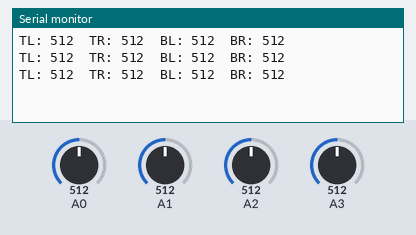
A sketch run on a simulated Arduino Uno, built with avr-gcc and run on an emulated ATmega328P. On the bench: the last lines printed to the serial monitor. Inputs (shaded band) come from the test bench; at power-on: A0 = 512, A1 = 512, A2 = 512, A3 = 512.

Above: at 1.3 s.
1.4 s: A0 set to 716
At 1.9 s:
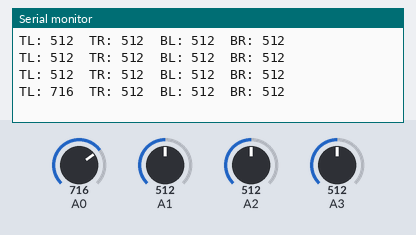
2.9 s: A1 set to 716
At 3.4 s:
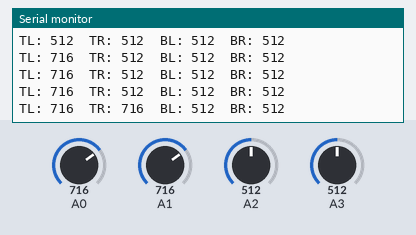
4.4 s: A2 set to 716
At 4.9 s:
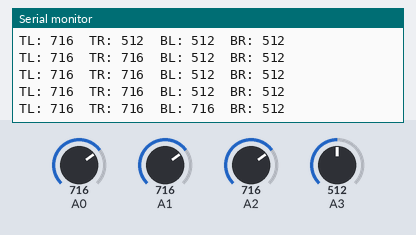
5.9 s: A3 set to 716
At 6.4 s:
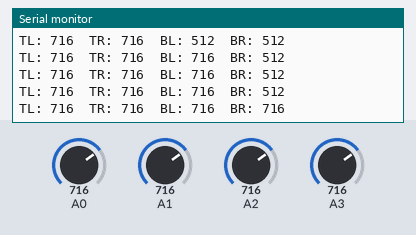
7.4 s: A0 set to 992
At 7.9 s:
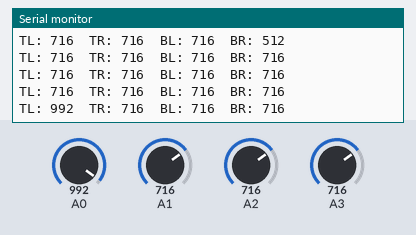
8.9 s: A1 set to 992
At 9.4 s:
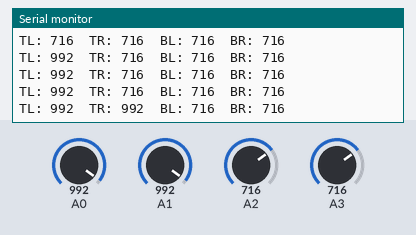
Timing chart, 0 to 11.4 s (numbered marks = the images above; inputs shaded):
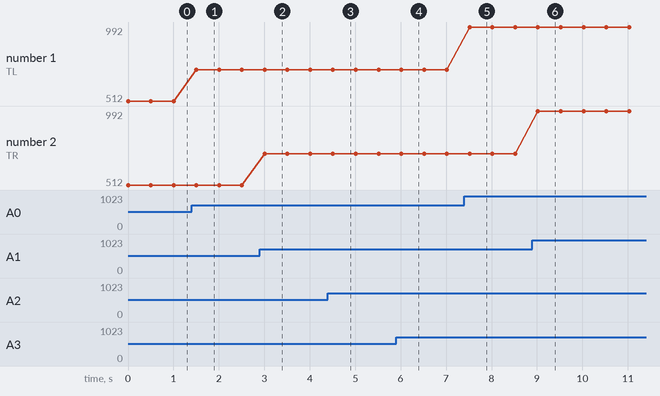

Measured:
- after the input at 1.4 s, the serial monitor: prints a new line after 0.10 s (image 1)
- after the input at 2.9 s, the serial monitor: prints a new line after 0.11 s (image 2)
- after the input at 4.4 s, the serial monitor: prints a new line after 0.11 s (image 3)
- after the input at 5.9 s, the serial monitor: prints a new line after 0.12 s (image 4)
- after the input at 7.4 s, the serial monitor: prints a new line after 0.12 s (image 5)
- after the input at 8.9 s, the serial monitor: prints a new line after 0.12 s (image 6)
- plotted number 1: 512 → 716 after the input at 1.4 s, 716 → 992 after the input at 7.4 s

The sketch:

Test_LDR_Sensors.ino
```cpp
void setup() {
  Serial.begin(9600);
  pinMode(A0, INPUT);
  pinMode(A1, INPUT);
  pinMode(A2, INPUT);
  pinMode(A3, INPUT);
}

void loop() {
  Serial.print("TL: "); Serial.print(analogRead(A0));
  Serial.print("\tTR: "); Serial.print(analogRead(A1));
  Serial.print("\tBL: "); Serial.print(analogRead(A2));
  Serial.print("\tBR: "); Serial.println(analogRead(A3));
  delay(500);
}
```
